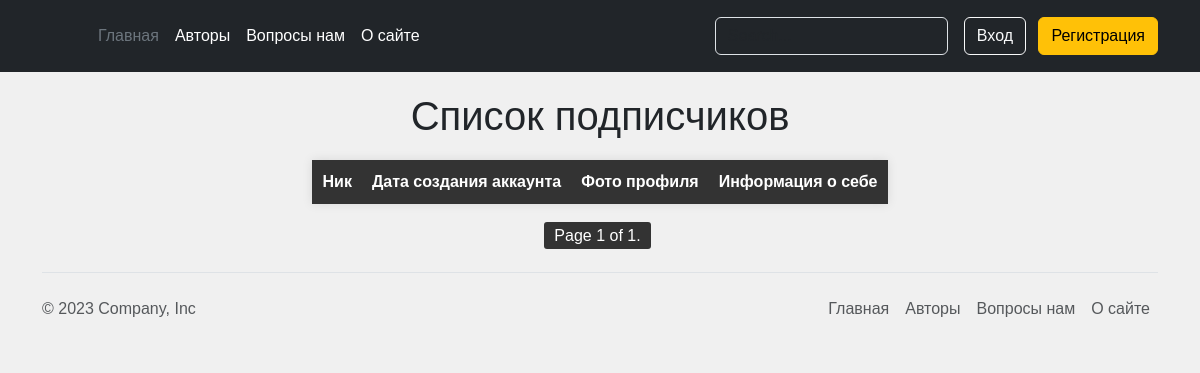
Before: /authors/followers/7 with the older database file.
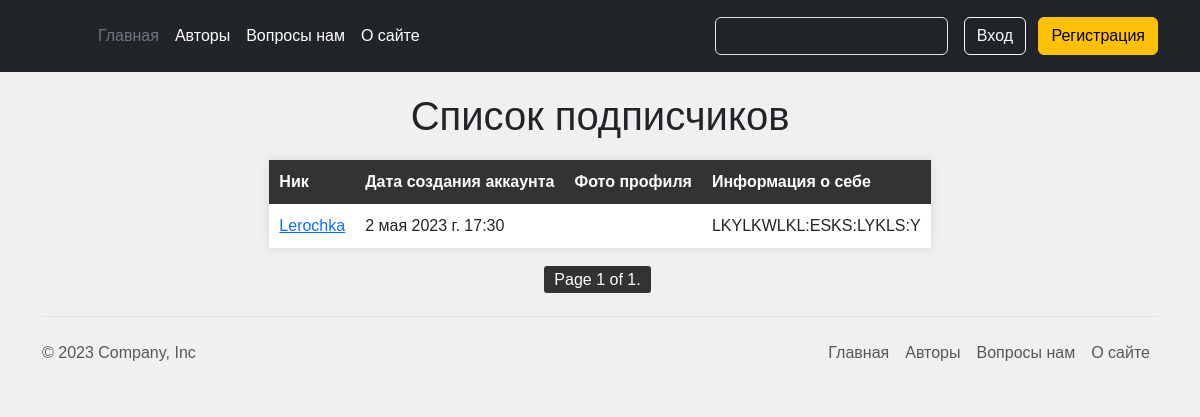
After: the same page with the newer database file.
### account/models.py (models this page shows, shortened)
class Author(AbstractBaseUser, PermissionsMixin):
    email = models.EmailField(verbose_name=_('Почтовый адрес'), unique=True)
    user_name = models.CharField(max_length=150, unique=True, verbose_name='Имя пользователя')
    mobile = models.CharField(max_length=20, blank=True, verbose_name='Номер телефона')
    gender = models.ForeignKey(Gender, on_delete=models.SET_NULL, blank=True, null=True,
                               verbose_name='Внешний ключ гендера')
    profile_photo = models.ImageField(upload_to='photos/%Y/%m/%d/', help_text=_('Фото профиля'), blank=True,
                                      verbose_name='Фото профиля')
    profile_information = models.TextField(help_text='Расскажите о себе', blank=True,
                                           verbose_name='Персональная информация')
    country = models.ForeignKey(Country, on_delete=models.SET_NULL, blank=True, null=True, verbose_name='Страна')
    telegram_link = models.URLField(blank=True, verbose_name='Телеграмм аккаунт')
    city = models.CharField(max_length=70, blank=True, null=True, verbose_name='Город')
    following = models.ManyToManyField(
        "self", blank=True, related_name="followers", symmetrical=False, verbose_name='Подписки'
    )
    is_active = models.BooleanField(default=False, help_text='Активен ли аккаунт?', verbose_name='Активен')
    is_staff = models.BooleanField(default=False, help_text='Администратор ли сайта?', verbose_name='Администратора')
    created = models.DateTimeField(auto_now_add=True, verbose_name='Дата регистрации')
    updated = models.DateTimeField(auto_now=True, verbose_name='Дата обновления')
    objects = CustomAccountManager()
    USERNAME_FIELD = 'email'
    REQUIRED_FIELDS = ['user_name']
    class Meta:
        verbose_name = _("Аккаунт")
        verbose_name_plural = _("Аккаунты")
        ordering = ('user_name',)
    def get_absolute_url(self):
        return reverse('authors:author_detail_view', kwargs={'pk': self.pk})

### authors/views.py (the view)
# urls.py: path('followers/<int:pk>', views.AuthorFollowersListView.as_view(), name='followers_list_view'),
class AuthorFollowersListView(AuthorFollowingFollowersListMixin, ListView):
    extra_context = {'headline': 'Список подписчиков'}
    def get_queryset(self):
        user_obj = Author.objects.get(id=int(str(self.request).split('/')[-1].strip("'>")))
        queryset = user_obj.following.all()
        return queryset

### authors/templates/authors/authors_list_view.html (shortened to what this page needs)
{% extends 'main/base.html' %}
{% load static %}
{% block content %}
<link rel="stylesheet" href="{% static 'main/css/authors_list_view.css' %}">
<link rel="stylesheet" href="{% static 'main/css/posts.css' %}">
    <h1 class="header-top">{{ headline }}</h1>
	<table>
		<thead>
			<tr>
				<th>Ник</th>
				<th>Дата создания аккаунта</th>
				<th>Фото профиля</th>
				<th>Информация о себе</th>
			</tr>
		</thead>
		<tbody>
			{% for author in authors %}
			<tr>
				<td class="list_item"><a href="{{ author.get_absolute_url }}">{{ author.user_name }}</a></td>
				<td class="list_item">{{ author.created }}</td>
                {% if not author.profile_photo %}
                    <td class="list_item"></td>
                {% else %}
                    <td class="list_item"><img src="{{ author.profile_photo.url }}" alt="Фото профиля"></td>
                {% endif %}
                {% if author.profile_information  %}
                <td class="list_item">{{ author.profile_information|truncatewords:20 }}</td>
                {% else %}
                <td class="list_item">Автор не добавил личную информацию</td>
                {% endif %}
			</tr>
			{% endfor %}
		</tbody>
	</table>
{% include 'main/pagination.html' %}
{% endblock %}

Changed rows visible on the page:
added Author: user_name "Lerochka", created "2 мая 2023 г. 17:30", profile_information "LKYLKWLKL:ESKS:LYKLS:Y"
